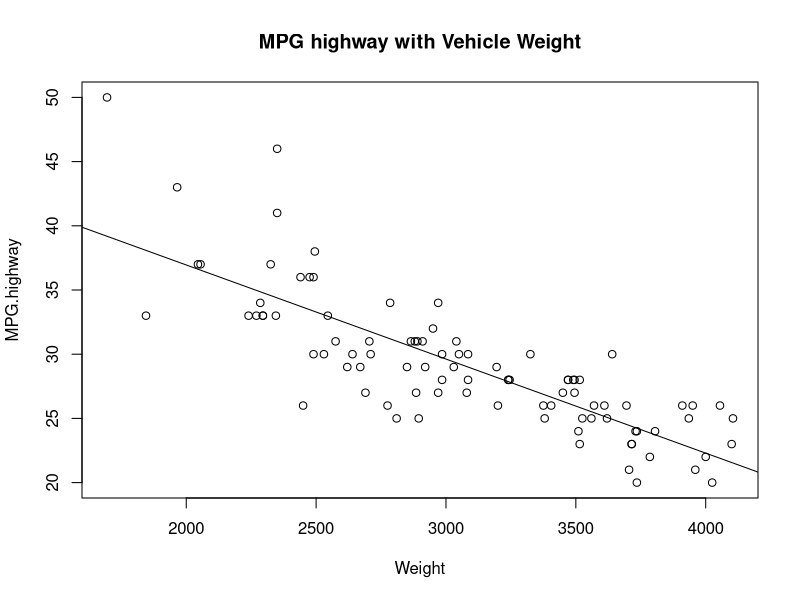
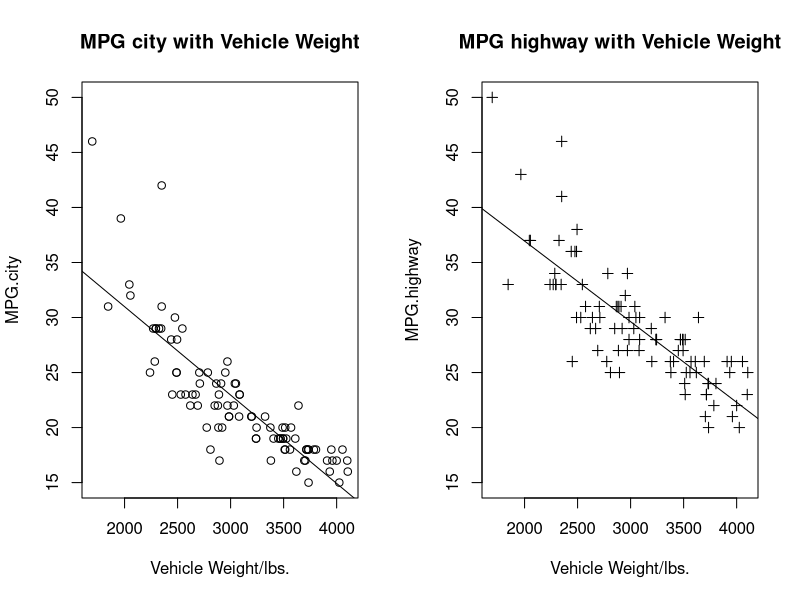
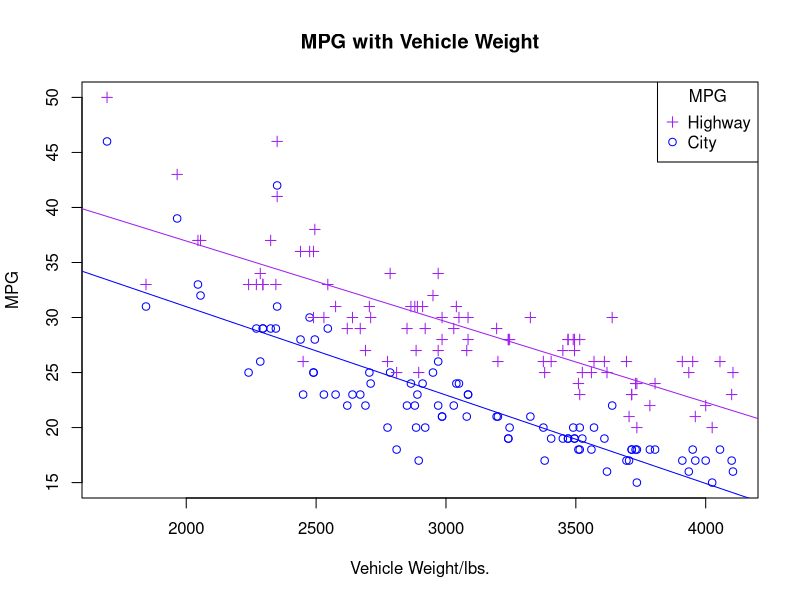

Recreate these plots in R, in order.
# scatterplots-Cars93.R

library(MASS)
cr = Cars93

# ------- Vehicle weight and highway MPG -------

# Note that R labels the axes from the column names:
plot(formula=MPG.highway~Weight, 
     data=cr)

# Compute a linear model:
fit=lm(cr$MPG.highway~cr$Weight)
# Overlay it on the plot:
abline(fit)
# Add a title
title("MPG highway with Vehicle Weight")

# ------- Vehicle weight and MPG: city and highway -------

# Two plots, side by side: mfrow: 1 row, 2 columns
par(mfrow=c(1,2))

yli=c(15,50) # enforce same y limits for both plots

# labels for x and y
yl = "MPG.city"
xl = "Vehicle Weight/lbs."

plot(formula=MPG.city~Weight, 
     data=cr, 
     xlab=xl, 
     ylab=yl,
     ylim=yli,
     pch=1)
fit=lm(cr$MPG.city~cr$Weight) 
abline(fit)
title("MPG city with Vehicle Weight")

yl="MPG.highway"
plot(formula=MPG.highway~Weight, 
     data=cr, 
     xlab=xl, 
     ylab=yl,
     ylim=yli,
     pch=3)
fit=lm(cr$MPG.highway~cr$Weight)
abline(fit)
title("MPG highway with Vehicle Weight")
par(mfrow=c(1,1), pch=1) # change back to default layout: 1 plot alone

# --------- Overplotting on a single plot, using points() ----------

# weight and MPG 
# Color the points with "col", and give them a point type with "pch":

# labels for x and y axes:
yl = "MPG"
xl = "Vehicle Weight/lbs."

# plot MPG.city vs. Weight, in blue. 
# pch indicates point type:
plot(formula=MPG.city~Weight, 
     data=cr, 
     xlab=xl, 
     ylab=yl, 
     col="blue", # change color of points
     pch=1,      # specify point type
     ylim=yli)

# compute and draw linear fit forMPG.city vs. Weight:
fit=lm(cr$MPG.city~cr$Weight) 
abline(fit, col="blue")
title("MPG with Vehicle Weight")

# overplot MPG.highway vs. Weight, in purple. 
# pch indicates point type:
points(cr$Weight, 
       cr$MPG.highway, 
       col="purple", # change color of points
       pch=3,        # specify point type
       ylim=yli)

# compute and draw linear fit for MPG.highway vs. Weight:
fit2=lm(cr$MPG.highway~cr$Weight)
abline(fit2,col="purple")

# legend shows points and colors for each data type:
legend(x="topright",               
       title="MPG",         
       legend=c("Highway","City"), 
       pch=c(3,1),
       col=c("purple","blue"))          
par(mfrow=c(1,1), pch=1)

# # ------------------ Wheelbase vs. Length scatter plot ------------------
# 
# # scatter plots. Note that R labels the axes for you here:
# 
# # Wheelbase vs. Length, with regression line:
# plot(Wheelbase~Length, data=cr)
# title("Vehicle Wheelbase (in) by Length (in)")
# 
# # create and draw regression line:
# fit2=lm(cr$Wheelbase~cr$Length)
# abline(fit2,col="purple")

# # ------------------ Wheelbase vs. Length Residuals ------------------
# 
# # Let's look at the residuals, the difference between the fitted
# # values (expected by the linear model) and the real values.
# resid=resid(fit2)
# plot(cr$Length, resid,
#      ylab="Residuals",
#      xlab="Vehicle Length",
#      main="Residuals: Vehicle Wheelbase with Length")
# abline(0,0) # the horizon line
